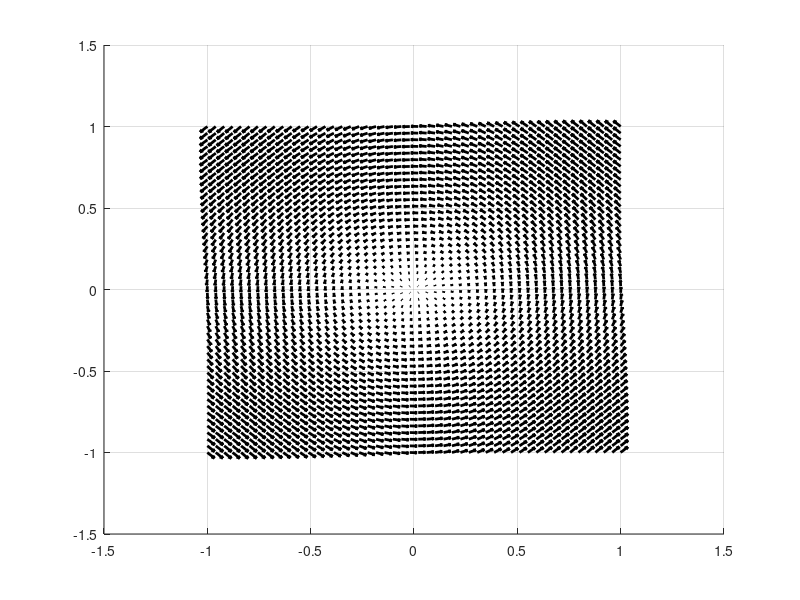
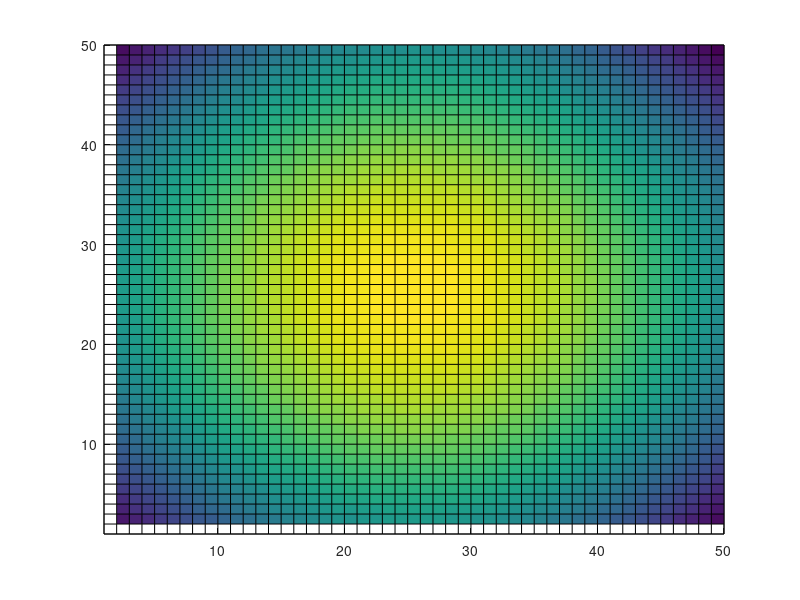

MATLAB code to generate these figures, in order:
clear
xax=linspace(-1 ,1,50);yax=xax;

dx=xax(2)-xax(1);dy=dx;

[xax2, yax2]=meshgrid(xax,yax);
u=-(yax2).*cos(yax2);
v= (xax2).*cos(xax2);

nx = length(xax);
ny = length(yax);

vort=u*NaN;
%i=3; j=3;
%dv = v(j, i+1) - v(j, i )  / dx   % = 0.5 - (-0.5)  / 2*0.5   =1/1 =1
%du = u(j+1,i) - v(j, i)  / dy    %= -0.5 - (0.5)  / 2*0.5   =-1/1 =-1
%1- (-1) %=2   [m/s   /m   = 1/s]
%vort( j , i ) = v(j, i+1) - v(j, i )/dx - u(j+1,i) - v(j, i)  / dy  ;

for i = 2 : (nx - 1)
    for j = 2 : (ny - 1)
        vort(j ,i) = (v(j, i+1) - v(j, i ))/dx - (u(j+1,i) - u(j, i))/dy;
    end
end
%pcolor(vort)
%xlabel('x[m]')
%ylabel('y[m]')

figure(1);hold on;set(gcf,'color','w')
quiver( xax, yax, u,v   ,'color','k','linewidth',2)
%quiver( xax, yax, u*0,v,'color','r')
%quiver(xax,yax,u,v*0,'color','b')
grid on

figure(2)
pcolor(vort)
